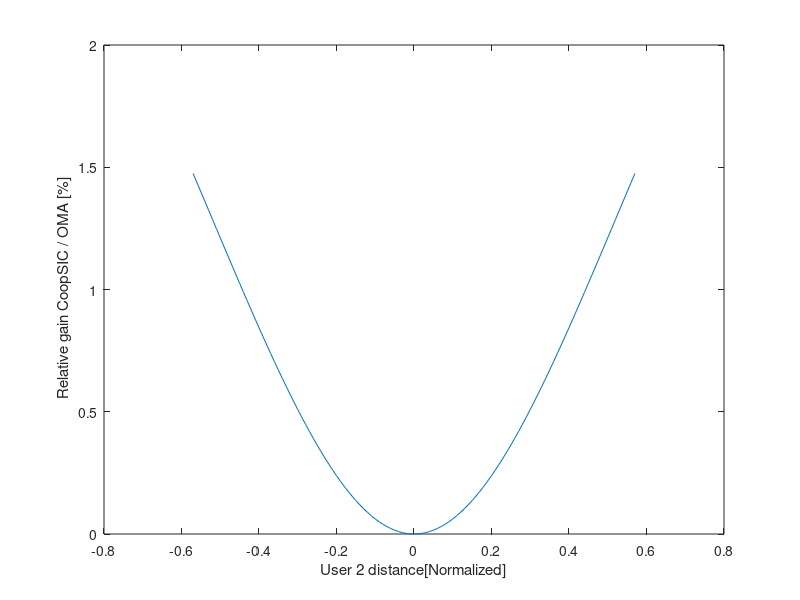

MATLAB code to generate this figure:
P_dB = -10;
P = 10^(P_dB/10);

alpha = 3;

d2x = -0.57:0.01:0.57;

C_CoopSIC_User1 = log2(1 + P);

C_CoopSIC_User2_Eq1 = log2(1 + P./(P + 1.0)) + zeros( size(d2x) ); %Master outage limit

User2_SINR = P.*sqrt(d2x.^2 + 1).^-alpha./(P.*sqrt(d2x.^2 + 1).^-alpha + 1);
C_CoopSIC_User2_Eq2 = log2(1 + User2_SINR); %Slave outage limit

SR_CoopSIC = C_CoopSIC_User1 + min( [ C_CoopSIC_User2_Eq1; C_CoopSIC_User2_Eq2 ] );

SR_OMA = 1/2*log2( 1 + 2*P ) + 1/2*log2( 1 + 2 * P * sqrt(d2x.^2 + 1).^-alpha );

%
C_CoopSIC_User2 = log2(1 + P./(1.15.*P + 1.0));
C_CoopSIC_User1 = log2(1 + P./(2.15.*P + 1.0));
CoopSIC = C_CoopSIC_User2+C_CoopSIC_User1
C_OMA_User2 = (0.25).*log2(1 + P./(1.15.*P + 0.25));
C_OMA_User1 = (0.25).*log2(1 + P./(1.15.*P + 0.25));
OMA = C_OMA_User2+C_OMA_User1


plot( d2x , ( ( SR_CoopSIC ./ SR_OMA) - 1 ) * 100 )
xlabel(" User 2 distance[Normalized] ")
ylabel(" Relative gain CoopSIC / OMA [%]")